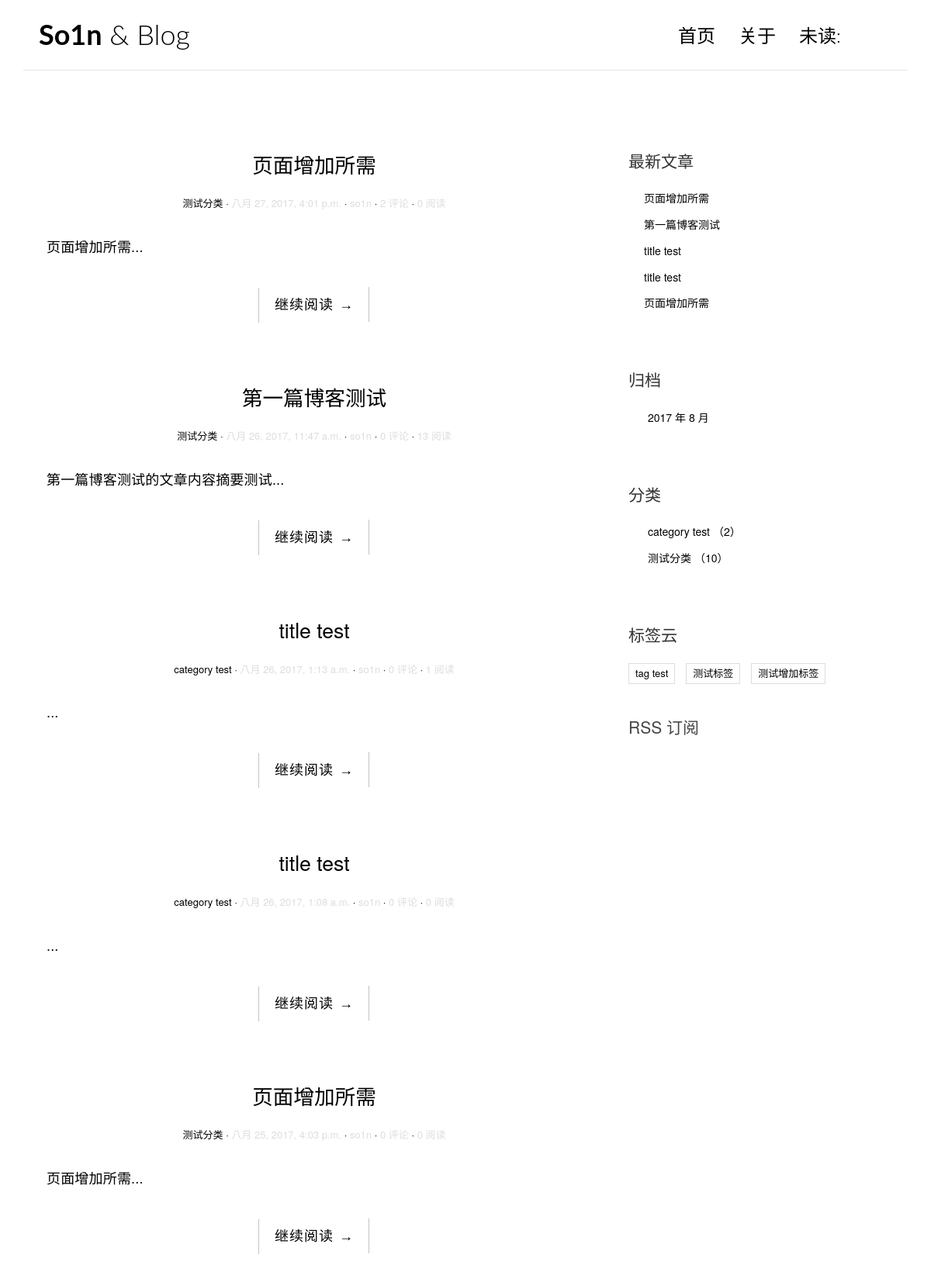
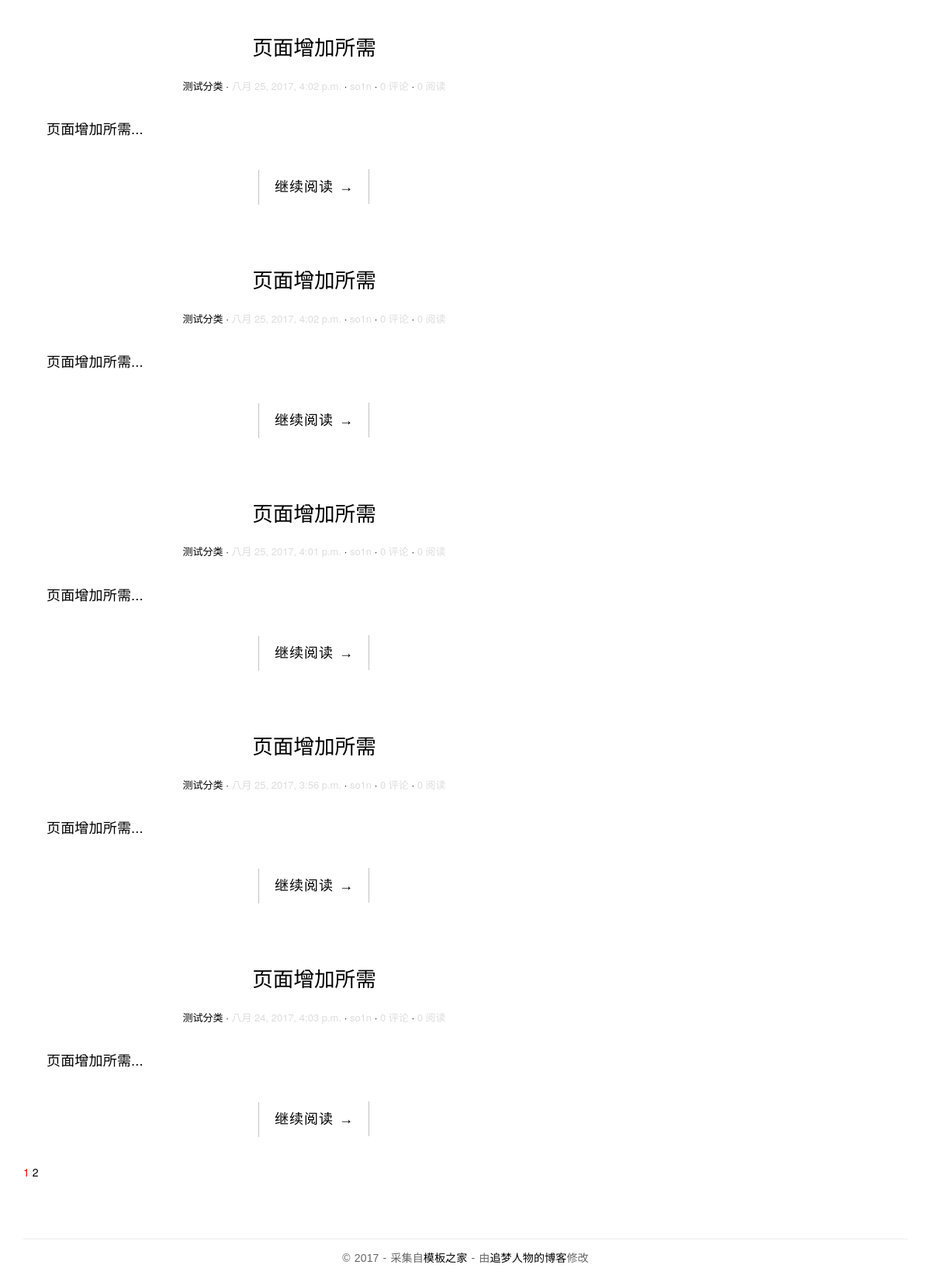
The page / on the database its author committed (2 pictures, top to bottom).
### blog/models.py (models this page shows, shortened)
class Post(models.Model):
    views = models.PositiveIntegerField(default=0)
    created_time = models.DateTimeField()
    title = models.CharField(max_length=100)
    body = models.TextField()
    created_time = models.DateTimeField()
    modified_time = models.DateTimeField()
    excerpt = models.CharField(max_length=200, blank=True)
    category = models.ForeignKey(Category)
    tags = models.ManyToManyField(Tag, blank=True)
    author = models.ForeignKey(User)
    def get_absolute_url(self):
        return reverse('blog:detail', kwargs={'pk':self.pk})
    class Meta:
        ordering = ['-created_time']

class Category(models.Model):
    name = models.CharField(max_length=100)

class Tag(models.Model):
    name = models.CharField(max_length=100)

### blog/views.py (the view, shortened to what this page needs)
# urls.py: url(r'^$', views.IndexView.as_view(), name='index'),
class IndexView(ListView):
    model = Post
    template_name = 'blog/index.html'
    context_object_name = 'post_list'
    paginate_by = 10
    def get_context_data(self, **kwargs):
        context = super().get_context_data(**kwargs)
        paginator = context.get('paginator')
        page = context.get('page_obj')
        is_paginated = context.get('is_paginated')
        pagination_data = self.pagination_data(paginator, page, is_paginated)
        context.update(pagination_data)
        return context
    def pagination_data(self, paginator, page, is_paginated):
        if not is_paginated:
            return {}
        left = []
        right = []
        left_has_more = False
        right_has_more = False
        first = False
        last = False
        page_number = page.number
        total_pages = paginator.num_pages
        page_range = paginator.page_range
        if page_number == 1:
            right = page_range[page_number:page_number + 2]
            if right[-1] < total_pages - 1:
                right_has_more = True
            if right[-1] < total_pages:
                last = True
        elif page_number == total_pages:
            left = page_range[(page_number - 3) if (page_number - 3) > 0 else 0:page_number - 1]
            if left[0] > 2:
                left_has_more = True
            if left[0] > 1:
                first = True
        data = {
            'left': left,
            'right': right,
            'left_has_more': left_has_more,
            'right_has_more': right_has_more,
            'first': first,
            'last': last,
        }
        return data

### blog/templatetags/blog_tags.py (called while the page is built)
@register.simple_tag
def get_recent_posts(num=5):
    return Post.objects.all().order_by('-created_time')[:num]

@register.simple_tag
def archives():
    return Post.objects.dates('created_time', 'month', order='DESC')

@register.simple_tag
def get_categories():
    return Category.objects.annotate(num_posts=Count('post')).filter(num_posts__gt=0)

@register.simple_tag
def get_tags():
    return Tag.objects.annotate(num_posts=Count('post')).filter(num_posts__gt=0)

### templates/blog/index.html (shortened to what this page needs)
{% extends 'base.html' %}
{% block main %}
    {% for post in post_list %}
        <article class="post post-{{ post.pk }}">
            <header class="entry-header">
                <h1 class="entry-title">
                    <a href="{{ post.get_absolute_url }}">{{ post.title }}</a>
                </h1>
                <div class="entry-meta">
                    <span class="post-category"><a href="{% url 'blog:category' 1%}">{{ post.category.name }}</a></span>
                    <span class="post-date"><time class="entry-date"
                                                              datetime="{{ post.created_time }}">{{ post.created_time }}</time></a></span>
                    <span class="post-author">{{ post.author }}</a></span>
                    <span class="comments-link">{{ post.comment_set.count }} 评论</a></span>
                    <span class="views-count">{{ post.views}} 阅读</a></span>
                </div>
            </header>
            <div class="entry-content clearfix">
                <p>{{ post.excerpt }}...</p>
                <div class="read-more cl-effect-14">
                    <a href="{{ post.get_absolute_url }}" class="more-link">继续阅读 <span class="meta-nav">→</span></a>
                </div>
            </div>
        </article>
    {% empty %}
        <div class="no-post">暂时还没有发布的文章！</div>
    {% endfor %}
    {% if is_paginated %}
    <div class="pagination">
        <a href="?page={{ page_obj.number }}" style="color: red">{{ page_obj.number }}</a>
        {%if right %}
          {% for i in right %}
              <a href="?page={{ i }}">{{ i }}</a>
          {% endfor %}
        {% endif %}
    </div>
    {% endif %}
{% endblock main %}

### templates/base.html (shortened to what this page needs)
{% load staticfiles %}
{% load blog_tags %}
{% load notifications_tags %}
<!DOCTYPE html>
<html>
<head>
    <link rel="stylesheet" href="http://code.ionicframework.com/ionicons/2.0.1/css/ionicons.min.css">
    <link rel="stylesheet" href="{% static 'blog/css/bootstrap.min.css' %}">
    <link rel="stylesheet" href="{% static 'blog/css/pace.css' %}">
    <link rel="stylesheet" href="{% static 'blog/css/custom.css' %}">
    <link rel="stylesheet" href="{% static 'blog/css/highlights/github.css' %}">
    <link rel="stylesheet" href="//cdn.bootcss.com/bootstrap/3.3.7/css/bootstrap.min.css">
    <link rel="stylesheet" href="{% static 'easy_comment/css/comment.css' %}">
    <link rel="stylesheet" href="{% static 'easy_comment/css/prism.css' %}">
</head>
<body>
<div class="container">
    <header id="site-header">
        <div class="row">
            <div class="col-md-4 col-sm-5 col-xs-8">
                <div class="logo">
                    <h1><a href="{% url 'blog:index' %}"><b>So1n</b> &amp; Blog</a></h1>
                </div>
            </div>
            <div class="col-md-8 col-sm-7 col-xs-4">
                <nav class="main-nav" role="navigation">
                    <div class="collapse navbar-collapse" id="bs-example-navbar-collapse-1">
                        <ul class="nav navbar-nav navbar-right">
                            <li class="cl-effect-11"><a href="{% url 'blog:index' %}" data-hover="首页">首页</a></li>
                            <li class="cl-effect-11"><a href="about.html" data-hover="关于">关于</a></li>
                            <li class="cl-effect-11"><a href="notifications" data-hover="未读:{% notifications_unread %}"><span class="live-notify-badge"><span> 未读:{% notifications_unread %} </a>
                        </ul>
                    </div>
                </nav>
            </div>
        </div>
    </header>
</div>
<div class="content-body">
    <div class="container">
        <div class="row">
            <main class="col-md-8">
                {% block main %}
                {% endblock main %}
            </main>
            <aside class="col-md-4">
                <div class="widget widget-recent-posts">
                    <h3 class="widget-title">最新文章</h3>
                    {% get_recent_posts as recent_post_list %}
                    <ul>
                        {% for post in recent_post_list %}
                        <li>
                            <a href="{{ post.get_absolute_url }}">{{ post.title}}</a>
                        </li>
                        {% empty %}
                        暂无文章！
                        {% endfor %}
                    </ul>
                </div>
                <div class="widget widget-archives">
                    <h3 class="widget-title">归档</h3>
                    {% archives as date_list %}
                    <ul>
                        {%for date in date_list%}
                        <li>
                            <a href="{% url 'blog:archives' date.year date.month %}">{{ date.year }} 年 {{ date.month }} 月</a>
                        </li>
                        {% empty %}
                        暂无归档！
                        {% endfor %}
                    </ul>
                </div>
                <div class="widget widget-category">
                    <h3 class="widget-title">分类</h3>
                    {% get_categories as category_list %}
                    <ul>
                        {% for category in category_list %}
                        <li>
                            <a href="{% url 'blog:category' category.pk%}">{{ category.name}} <span class="post-count">（{{ category.num_posts }}）</span></a>
                        </li>
                        {% empty %}
                        暂无分类！
                        {% endfor %}
                    </ul>
                </div>
                <div class="widget widget-tag-cloud">
                    <h3 class="widget-title">标签云</h3>
                    {% get_tags as tag_list%}
                    <ul>
                        {% for tag in tag_list %}
                        <li>
                            <a href="{% url 'blog:tag' tag.pk %}">{{ tag.name}}</a>
                        </li>
                        {% empty %}
                        暂无标签！
                        {% endfor%}
                    </ul>
                </div>
                <div class="rss">
                    <a href="{% url 'rss' %}"> RSS 订阅</a>
                </div>
            </aside>
        </div>
    </div>
</div>
<footer id="site-footer">
    <div class="container">
        <div class="row">
            <div class="col-md-12">
                <p class="copyright">&copy 2017 - 采集自<a href="http://www.cssmoban.com/"
                                                        target="_blank" title="模板之家">模板之家</a>
                    - 由<a href="http://zmrenwu.com/" title="网页模板" target="_blank">追梦人物的博客</a>修改
                </p>
            </div>
        </div>
    </div>
</footer>
</body>
</html>

### blog/static/blog/css/custom.css (style rules this page uses)
* { outline: none; }
h1, h2, h3, h4, h5, h6 { margin-top: 0; }
b { font-weight: 400; }
a { color: #333; }
body { color: #444; font-family: 'Lato', sans-serif; }
p { font-family: 'Ubuntu', sans-serif; font-weight: 400; word-spacing: 1px; letter-spacing: 0.01em; }
#site-header { background-color: #FFF; padding: 25px 20px; margin-bottom: 40px; border-bottom: 1px solid #e7e7e7; }
.logo h1 a { color: #000; }
.logo h1 { margin: 0; font-family: 'Lato', sans-serif; font-weight: 300; }
.main-nav { margin-top: 11px; max-width: 95%; }
.main-nav a { color: #000000 !important; padding: 0 0 5px 0 !important; margin-right: 30px; font-family: 'Lato', sans-serif; font-weight: 300; font-size: 24px; }
.cl-effect-11 a { padding: 10px 0; color: #0972b4; text-shadow: none; }
.cl-effect-11 a::before { position: absolute; top: 0; left: 0; overflow: hidden; padding: 0 0 5px 0 !important; max-width: 0; border-bottom: 1px solid #000; color: #000; content: attr(data-hover); white-space: nowrap; -webkit-transition: max-width 0.5s; -moz-transition: max-width 0.5s; transition: max-width 0.5s; }
.content-body { padding-bottom: 4em; }
.post { background: #fff; padding: 30px 30px 0; }
.entry-title { text-align: center; font-size: 1.9em; margin-bottom: 20px; line-height: 1.6; padding: 10px 20px 0; }
.entry-meta { text-align: center; color: #DDDDDD; font-size: 13px; margin-bottom: 30px; }
.entry-content { font-size: 18px; line-height: 1.9; font-weight: 300; color: #000; }
.post-category::after, .post-date::after, .post-author::after, .comments-link::after { content: ' ·'; color: #000; }
.read-more { font-family: 'Ubuntu', sans-serif; font-weight: 400; word-spacing: 1px; letter-spacing: 0.01em; text-align: center; margin-top: 20px; }
.cl-effect-14 a { padding: 0 20px; height: 45px; line-height: 45px; position: relative; display: inline-block; margin: 15px 25px; letter-spacing: 1px; font-weight: 400; text-shadow: 0 0 1px rgba(255, 255, 255, 0.3); }
.cl-effect-14 a::before, .cl-effect-14 a::after { position: absolute; width: 45px; height: 1px; background: #C3C3C3; content: ''; -webkit-transition: all 0.3s; -moz-transition: all 0.3s; transition: all 0.3s; pointer-events: none; }
.cl-effect-14 a::before { top: 0; left: 0; -webkit-transform: rotate(90deg); -moz-transform: rotate(90deg); transform: rotate(90deg); -webkit-transform-origin: 0 0; -moz-transform-origin: 0 0; transform-origin: 0 0; }
.cl-effect-14 a::after { right: 0; bottom: 0; -webkit-transform: rotate(90deg); -moz-transform: rotate(90deg); transform: rotate(90deg); -webkit-transform-origin: 100% 0; -moz-transform-origin: 100% 0; transform-origin: 100% 0; }
.widget { background: #fff; padding: 30px 0 0; }
.widget-title { font-size: 1.5em; margin-bottom: 20px; line-height: 1.6; padding: 10px 0 0; font-weight: 400; }
.widget-recent-posts ul { padding: 0; margin: 0; padding-left: 20px; }
.widget-recent-posts ul li { list-style-type: none; position: relative; line-height: 170%; margin-bottom: 10px; }
.widget-recent-posts ul li::before { content: '\f3d3'; font-family: "Ionicons"; position: absolute; left: -17px; top: 3px; font-size: 16px; color: #000; }
.widget-archives ul { padding: 0; margin: 0; padding-left: 25px; }
.widget-archives ul li { list-style-type: none; position: relative; line-height: 170%; margin-bottom: 10px; }
.widget-archives ul li::before { content: '\f3f3'; font-family: "Ionicons"; position: absolute; left: -25px; top: 1px; font-size: 16px; color: #000; }
.widget-category ul { padding: 0; margin: 0; padding-left: 25px; }
.widget-category ul li { list-style-type: none; position: relative; line-height: 170%; margin-bottom: 10px; }
.widget-category ul li::before { content: '\f3fe'; font-family: "Ionicons"; position: absolute; left: -25px; top: 1px; font-size: 18px; color: #000; }
.widget-tag-cloud ul { padding: 0; margin: 0; margin-right: -10px; }
.widget-tag-cloud ul li { list-style-type: none; font-size: 13px; display: inline-block; margin-right: 10px; margin-bottom: 10px; padding: 3px 8px; border: 1px solid #ddd; }
.rss { font-size: 21px; margin-top: 30px; }
.rss a { color: #444; }
#site-footer { padding-top: 10px; padding: 0 0 1.5em 0; }
.copyright { text-align: center; padding-top: 1em; margin: 0; border-top: 1px solid #eee; color: #666; }

### templates/base.html (style rules this page uses)
a { color:#000; }

### rows shown on the page
Post: title "页面增加所需", category.name "测试分类", created_time "八月 27, 2017, 4:01 p.m.", author "so1n", comment_set.count "2", views "0", excerpt "页面增加所需"
Post: title "第一篇博客测试", category.name "测试分类", created_time "八月 26, 2017, 11:47 a.m.", author "so1n", comment_set.count "0", views "13", excerpt "第一篇博客测试的文章内容摘要测试"
Post: title "title test", category.name "category test", created_time "八月 26, 2017, 1:13 a.m.", author "so1n", comment_set.count "0", views "1"
Post: title "title test", category.name "category test", created_time "八月 26, 2017, 1:08 a.m.", author "so1n", comment_set.count "0", views "0"
Post: title "页面增加所需", category.name "测试分类", created_time "八月 25, 2017, 4:03 p.m.", author "so1n", comment_set.count "0", views "0", excerpt "页面增加所需"
Post: title "页面增加所需", category.name "测试分类", created_time "八月 25, 2017, 4:02 p.m.", author "so1n", comment_set.count "0", views "0", excerpt "页面增加所需"
Post: title "页面增加所需", category.name "测试分类", created_time "八月 25, 2017, 4:02 p.m.", author "so1n", comment_set.count "0", views "0", excerpt "页面增加所需"
Post: title "页面增加所需", category.name "测试分类", created_time "八月 25, 2017, 4:01 p.m.", author "so1n", comment_set.count "0", views "0", excerpt "页面增加所需"
Post: title "页面增加所需", category.name "测试分类", created_time "八月 25, 2017, 3:56 p.m.", author "so1n", comment_set.count "0", views "0", excerpt "页面增加所需"
Post: title "页面增加所需", category.name "测试分类", created_time "八月 24, 2017, 4:03 p.m.", author "so1n", comment_set.count "0", views "0", excerpt "页面增加所需"
Category: name "category test", num_posts "2"
Category: name "测试分类", num_posts "10"
Tag: name "tag test"
Tag: name "测试标签"
Tag: name "测试增加标签"

### other values the page prints
{{ page_obj.number }} "1"
{{ i }} "2"
{{ date.year }} "2017"
{{ date.month }} "8"
